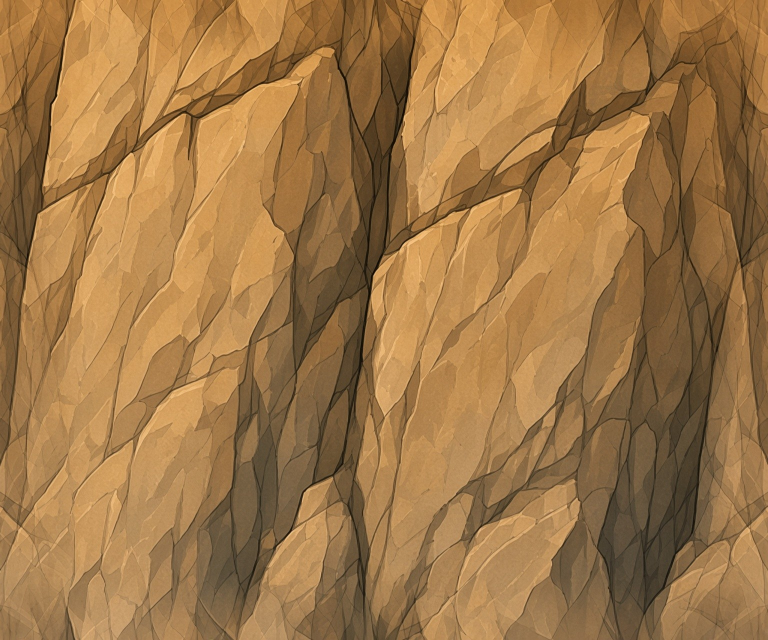
#> input picture tools/bron/rots_bruin.jpg, 1536 x 1280 px (shown at 1/2 size); its folder holds only this picture in this run
$ python rotsdecor_knip.py
#> lines starting #> are read from the running program, lines starting #| are printed output that depends on the picture
#!/usr/bin/env python3
"""Knipt de rotsdecor in design/rotsdecor/ uit de platen in design/rotsdecor/bron/.

Elke plaat is een rij losse rotsstukken uit Grok, op wit of op magenta. Dit script haalt
de achtergrond weg (alleen wat met de rand van de plaat verbonden is, zodat er nooit een
gat in een steen valt), rekent de roze of witte zweem uit de rand, en knipt elk stuk los.
Stukjes die dicht bij elkaar liggen (een puinhoopje) blijven een stuk.

Per plaat komt er <plaat>_01.png, _02.png enzovoort, van links naar rechts, strak
bijgesneden met een paar pixels marge.

    python3 tools/rotsdecor_knip.py

Daarna: python3 tools/gen-offline-manifest.py

Vereist Pillow, numpy en scipy.
"""
import glob, os, sys
import numpy as np
from PIL import Image
from scipy import ndimage as nd

ROOT = os.path.dirname(os.path.dirname(os.path.abspath(__file__)))
MAP = os.path.join(ROOT, 'design', 'rotsdecor')
BRON = os.path.join(MAP, 'bron')

GROEPEER = 14      # pixels: stukjes binnen deze afstand horen bij elkaar
MIN_OPP = 400      # kleinere vlekjes zijn ruis
MARGE = 3


def met_rand_verbonden(masker):
    lab, _ = nd.label(masker)
    rand = set(np.unique(np.concatenate([lab[0], lab[-1], lab[:, 0], lab[:, -1]]))) - {0}
    return np.isin(lab, list(rand))


def soort_achtergrond(im):
    hoeken = [im[2, 2], im[2, -3], im[-3, 2], im[-3, -3]]
    r, g, b = np.mean(hoeken, axis=0)
    return 'magenta' if (r - g > 60 and b - g > 40) else 'wit'


def knip(pad):
#> called with pad = 'tools/bron/rots_bruin.jpg'
    naam = os.path.splitext(os.path.basename(pad))[0]
    im = np.asarray(Image.open(pad).convert('RGB')).astype(np.float32)
    r, g, b = im[..., 0], im[..., 1], im[..., 2]
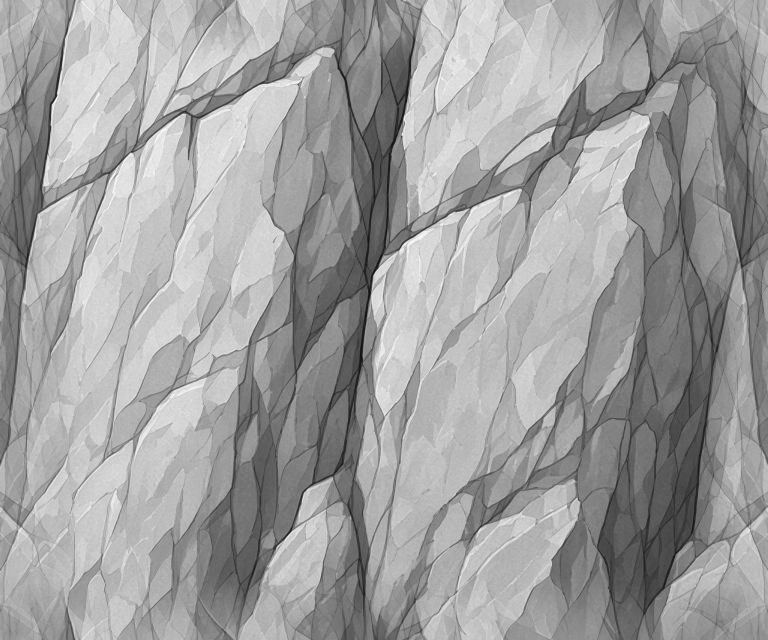
#> r: shape (1280, 1536) float32 (shown at 1/2 size); min 12, max 255, mean 159.2
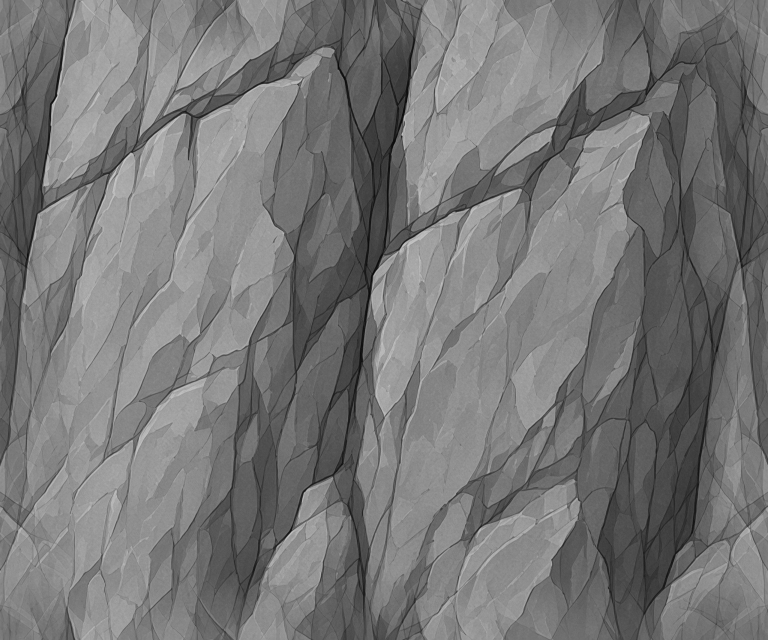
#> g: shape (1280, 1536) float32 (shown at 1/2 size); min 4, max 209, mean 119
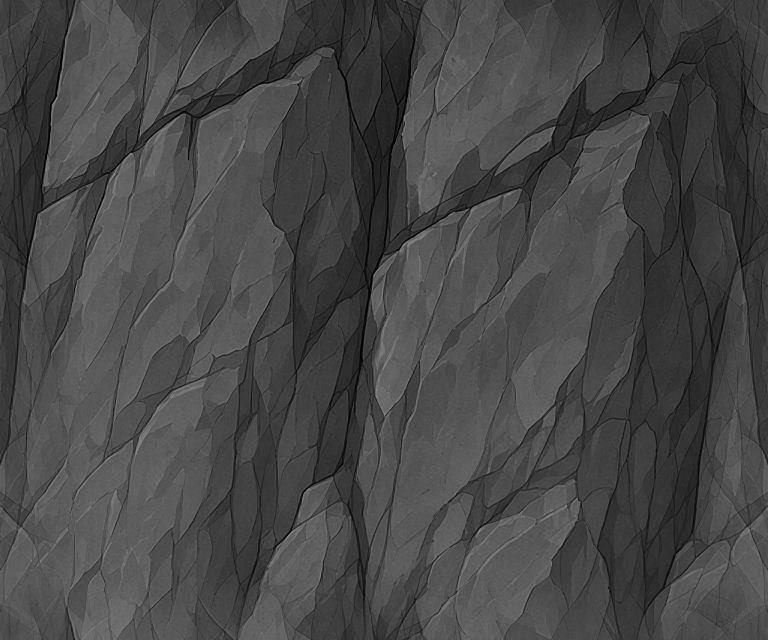
#> b: shape (1280, 1536) float32 (shown at 1/2 size); min 0, max 153, mean 71.3
    soort = soort_achtergrond(im)
#> in soort_achtergrond, `hoeken = [im[2, 2], im[2, -3], im[-3, 2], im[-3, -3]]`: hoeken = [[190, 135, 71], [182, 126, 65], [163, 126, 84], [145, 113, 75]]
#> in soort_achtergrond, `r, g, b = np.mean(hoeken, axis=0)`: r = 170; g = 125; b = 73.75
#> soort = 'wit'
    if soort == 'magenta':
        # hoe ver rood en blauw boven groen uitsteken; de rots is grijsbruin, r ~ g ~ b
        m = np.minimum(r - g, b - g)
        weg = met_rand_verbonden(m > 35)
        zacht = np.clip((m - 8) / 30.0, 0, 1)
    else:
        mn = np.minimum(np.minimum(r, g), b)
        weg = met_rand_verbonden(mn > 225)
#> in met_rand_verbonden, `lab, _ = nd.label(masker)`: lab: shape (1280, 1536) int32; every value is 0
#> in met_rand_verbonden, `lab, _ = nd.label(masker)`: masker: shape (1280, 1536) bool; every value is 0
#> in met_rand_verbonden, `rand = set(np.unique(np.concatenate([lab[0], lab[-1], lab[:, 0], lab[:..`: rand = 0 items
        zacht = np.clip((mn - 150) / 90.0, 0, 1)

    alfa = np.where(weg, 0.0, 1.0)
#> alfa: shape (1280, 1536) float64; every value is 1
    rand = nd.binary_dilation(weg, iterations=2) & ~weg
    alfa[rand] = 1.0 - zacht[rand]

    uit = im.copy()
    if soort == 'magenta':
        zoom = nd.binary_dilation(weg, iterations=4) & ~weg
        uit[..., 0] = np.where(zoom, np.minimum(r, g + 18), r)
        uit[..., 2] = np.where(zoom, np.minimum(b, g + 6), b)
    else:
        a = alfa[..., None]
        los = (im - 255.0 * (1 - a)) / np.maximum(a, 0.05)
        half = rand & (alfa > 0) & (alfa < 1)
        uit = np.where(half[..., None], np.clip(los, 0, 255), uit)

    voor = alfa > 0.05
#> voor: shape (1280, 1536) bool; every value is 1
    lab, n = nd.label(nd.binary_dilation(voor, iterations=GROEPEER))
#> lab: shape (1280, 1536) int32; every value is 1
#> n = 1
    stukken = []
    for i in range(1, n + 1):
        sel = (lab == i) & voor
        if sel.sum() < MIN_OPP:
            continue
        ys, xs = np.where(sel)
        stukken.append((xs.min(), ys.min(), xs.max(), ys.max(), sel))
#> after the loop, stukken = 1 item
    stukken.sort(key=lambda s: s[0])

    for oud in glob.glob(os.path.join(MAP, naam + '_[0-9][0-9].png')):
        os.remove(oud)
    rgba = np.dstack([uit, alfa * 255]).clip(0, 255).astype(np.uint8)
    h, w = alfa.shape
#> h = 1280; w = 1536
    for k, (x0, y0, x1, y1, sel) in enumerate(stukken, 1):
        x0, y0 = max(0, x0 - MARGE), max(0, y0 - MARGE)
        x1, y1 = min(w - 1, x1 + MARGE), min(h - 1, y1 + MARGE)
        stuk = rgba[y0:y1 + 1, x0:x1 + 1].copy()
        # alleen dit stuk, niets van de buren
        stuk[..., 3] = np.where(sel[y0:y1 + 1, x0:x1 + 1], stuk[..., 3], 0)
        Image.fromarray(stuk).save(os.path.join(MAP, f'{naam}_{k:02d}.png'), optimize=True)
#> this loop made 1 pass
#> (k, x0, y0, x1, y1) on pass 1: (1, 0, 0, 1535, 1279)
    print(f'{naam}: {len(stukken)} stukken ({soort})')
#| rots_bruin: 1 stukken (wit)


def main():
    platen = sorted(glob.glob(os.path.join(BRON, '*.jpg')) + glob.glob(os.path.join(BRON, '*.png')))
    if not platen:
        sys.exit('geen platen in ' + BRON)
    for p in platen:
        knip(p)


if __name__ == '__main__':
    main()
